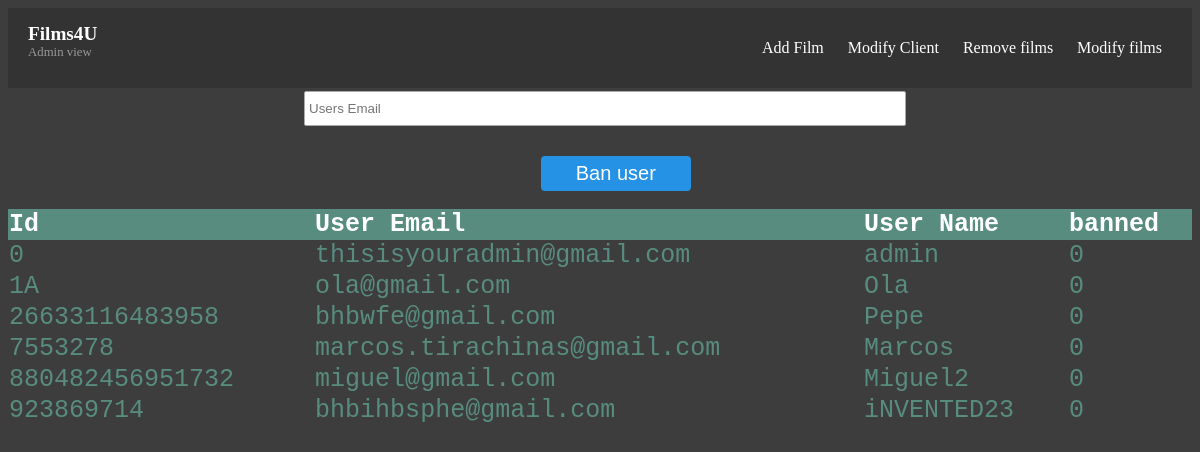
The app's page /clientBan.php (signed in) with its own data.
### tables this page shows
CREATE TABLE `users` (
  `users_id` varchar(15) NOT NULL,
  `user_email` varchar(100) NOT NULL,
  `user_password` varchar(20) NOT NULL,
  `user_name` varchar(20) NOT NULL,
  `premium` tinyint(1) NOT NULL DEFAULT 0,
  `banned` tinyint(1) NOT NULL DEFAULT 0
);

### clientBan.php (the view, shortened to what this page needs)
<?php
	include("connection.php");
?>
<!DOCTYPE html>
<html>
<head>
	<link rel="stylesheet" href="clientBanCSS.css">
</head>
<body>
	<header id="main-header">
		<a id="logo-header" href="adminIndex.php">
			<span class="site-name">Films4U</span>
			<span class="site-desc">Admin view</span>
		</a>
		<nav>
			<ul>
				<li><a href="adminIndex.php">Add Film</a></li>
				<li><a href="modifyClient.php">Modify Client</a></li>
				<li><a href="filmRemove.php">Remove films</a></li>
				<li><a href="modifyFilms.php">Modify films</a></li>
			</ul>
		</nav>
	</header>
	<div id="box">
		<form method="POST">
            <input id="text" type="email" name="email" autofocus placeholder="Users Email"><br><br>
			<input id="button" type="submit" name="banUser" value="Ban user"><br><br>
		</form>
	</div>
    <table>
    <tr>
        <th>Id</th>
        <th>User Email</th>
        <th>User Name</th>
        <th>banned</th>
    </tr>
    <?php
        $sql = "SELECT * FROM users";
        $result = $con->query($sql);
        if ($result->num_rows > 0) {
            while($row = $result->fetch_assoc()) {
            echo "<tr><td>" . $row["users_id"]. "</td><td>" . $row["user_email"] . "</td><td>"
            . $row["user_name"]. "</td><td>". $row["banned"]. "</td> </tr>";
            }
            echo "</table>";
        } else { echo "0 results";
        }
    ?>
</body>
</html>

### clientBanCSS.css (style rules this page uses)
table { border-collapse: collapse; width: 100%; color: #588c7e; font-family: monospace; font-size: 25px; text-align: left; }
th { background-color: #588c7e; color: white; }
#main-header { background: #333; color: white; height: 80px; }
#main-header a { color: white; }
#logo-header { float: left; padding: 15px 0 0 20px; text-decoration: none; }
#logo-header .site-name { display: block; font-weight: 700; font-size: 1.2em; }
#logo-header .site-desc { display: block; font-weight: 300; font-size: 0.8em; color: #999; }
nav { float: right; }
nav ul { margin: 0; padding: 0; list-style: none; padding-right: 20px; }
nav ul li { display: inline-block; line-height: 80px; }
nav ul li a { display: block; padding: 0 10px; text-decoration: none; }
#text { height: 25px; border-radius: 2px; padding: 4px; border: solid thin #aaa; margin-top: 0.25%; margin-left: 25%; width: 50%; }
#button { padding: 6px; margin-left: 45%; border-radius: 4px; width: 150px; color: white; background-color: #2592E6; border: none; margin-top: 1%; font-size: 20px; }
body { background-color: #3d3d3d; }

### records on screen
users: users_id "0", user_email "thisisyouradmin@gmail.com", user_name "admin", banned "0"
users: users_id "1A", user_email "ola@gmail.com", user_name "Ola", banned "0"
users: users_id "26633116483958", user_email "bhbwfe@gmail.com", user_name "Pepe", banned "0"
users: users_id "7553278", user_email "marcos.tirachinas@gmail.com", user_name "Marcos", banned "0"
users: users_id "880482456951732", user_email "miguel@gmail.com", user_name "Miguel2", banned "0"
users: users_id "923869714", user_email "bhbihbsphe@gmail.com", user_name "iNVENTED23", banned "0"
